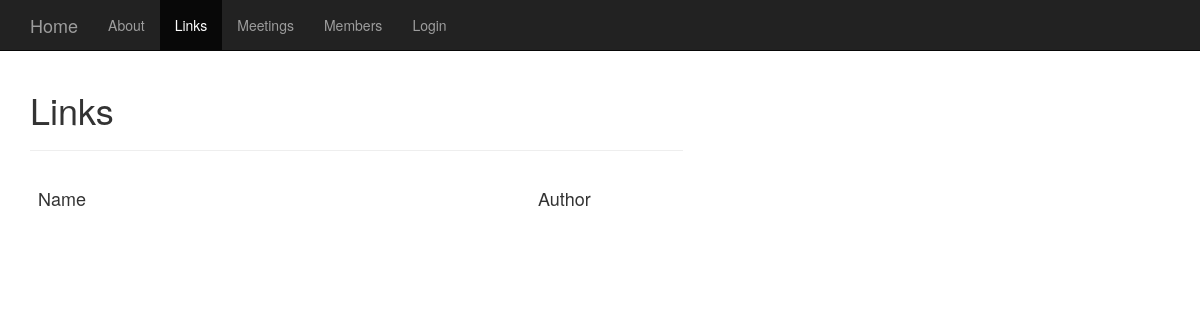
Before: /links/ with the older database file.
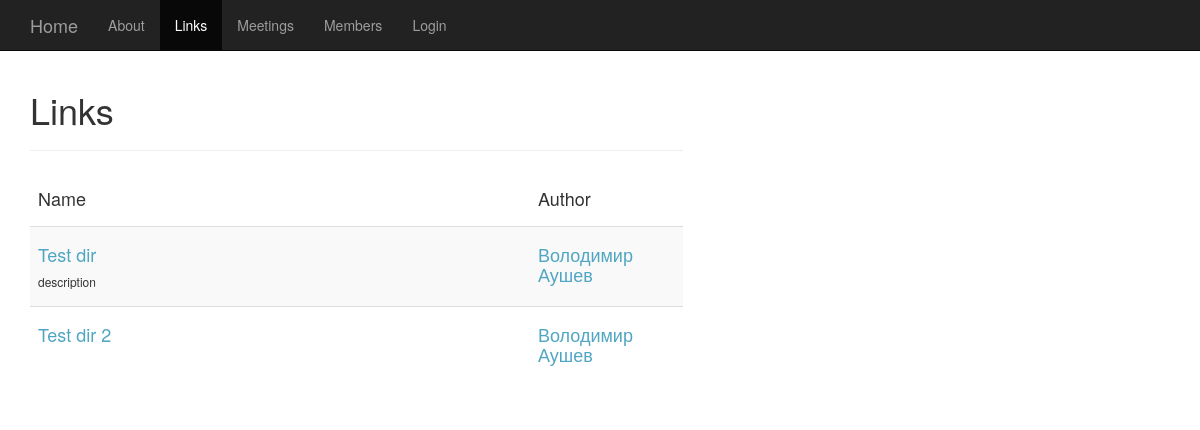
After: the same page with the newer database file.
### links/models.py (models this page shows)
class Dir(models.Model):
    name = models.CharField(max_length=15)
    author = models.ForeignKey(Professor, on_delete=models.CASCADE, editable=False)
    description = models.CharField(max_length=300, blank=True)
    def __unicode__(self):  # __unicode__ on Python 2
        return self.name

### members/models.py (models this page shows, shortened)
class Professor(models.Model):
    user = models.OneToOneField(User, on_delete=models.CASCADE, limit_choices_to=Q(groups__name='Professors'))
    academic_title = models.CharField(max_length=15, default='none')
    position = models.CharField(max_length=50, default='none')
    join_date = models.DateField('date joined', auto_now=True)
    photo = models.ImageField(upload_to='professors', default='default.jpg')
    photo_small = models.ImageField(upload_to='professors_small', default='default_small.jpg', editable=False)
    def name(self):
        return '%s  %s' % (self.user.first_name, self.user.last_name)

### links/views.py (the view)
class IndexView(generic.ListView):
    template_name = 'links/index.html'
    context_object_name = 'dirs'
    def get_queryset(self):
        return Dir.objects.all()

### links/templates/links/index.html (shortened to what this page needs)
{% extends "base.html" %}
{% load staticfiles %}
{% block nav %}{% include "menu.html" with active='links' %}{% endblock %}
{% block content %}
<div class="col-lg-7">
    <h1>Links</h1>
    <hr>
    <table class="table table-striped" cellspacing="2" cellpadding="2">
        <thead>
        <tr>
            <td width="500"><h4>Name</h4></td>
            <td><h4>Author</h4></td>
        </tr>
        </thead>
        <tbody>
        {% for link in dirs %}
            <tr {% if link == dir %}style="background-color:grey"{% endif %}>
            <td>
                <h4><a href="{% url 'links:detail' link.pk %}">{{ link }}</a></h4>
                {% if link.description %}
                    <p><h6>{{ link.description }}</h6></p>
             {% endif %}
            </td>
            <td><h4><a href="{% url 'members:professor_detail' link.author.id %}">{{ link.author.name }}</a></h4></td>
            </tr>
        {% endfor %}
        </tbody>
    </table>
</div>
{% endblock %}

Changed rows visible on the page:
added Dir: name "Test dir", description "description", author.name "Володимир Аушев"
added Dir: name "Test dir 2", author.name "Володимир Аушев"
